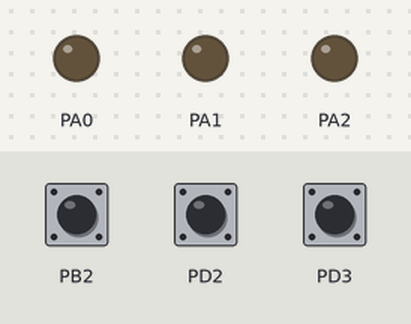
This program was run on a simulated ATmega32, built with avr-gcc and emulated at 8 MHz. On the bench: output pins drawn as LEDs (lit = HIGH). The test bench sets the inputs (shaded band); at power-on: PD3 HIGH, PB2 HIGH, PD2 HIGH.

Above: at 1.2 s.
1.3 s: PD3 pulled LOW for 0.15 s
At 1.4 s:
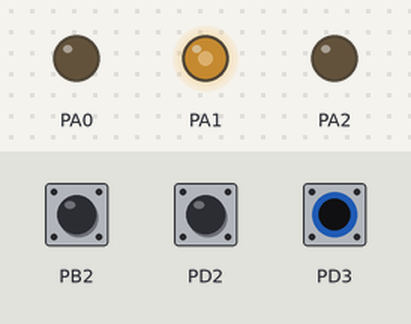
3.0 s: PB2 pulled LOW for 0.15 s
At 4.2 s:
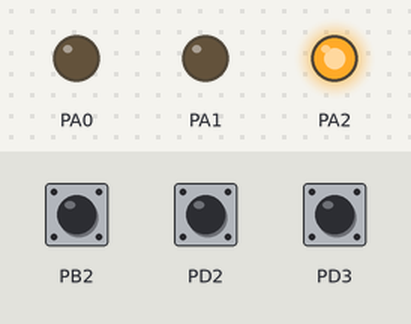
4.6 s: PD2 pulled LOW for 0.15 s
At 5.9 s:
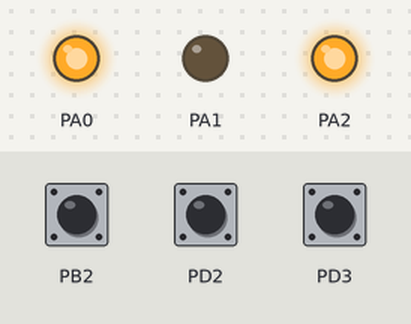
6.2 s: PB2 pulled LOW for 1 s
At 6.7 s:
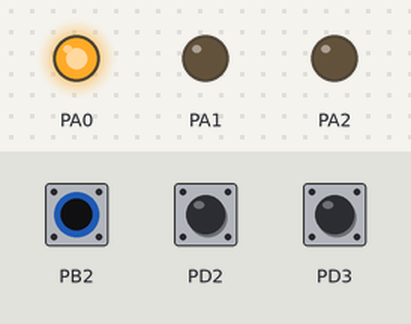
8.7 s: PD3 pulled LOW for 1 s
At 10.8 s:
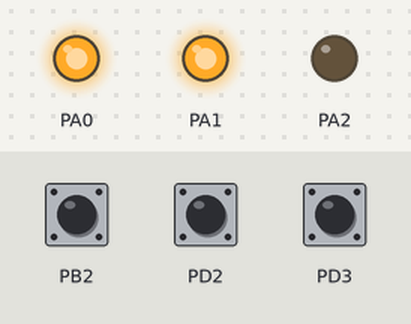
11.2 s: PD2 pulled LOW for 1 s
At 13.6 s:
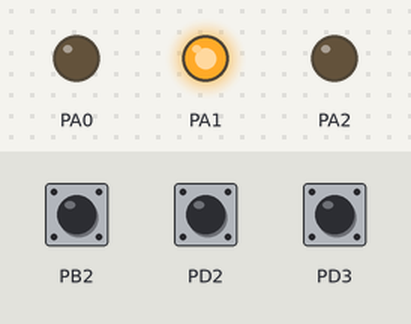
Timing chart, 0 to 14.7 s (numbered marks = the images above; inputs shaded):
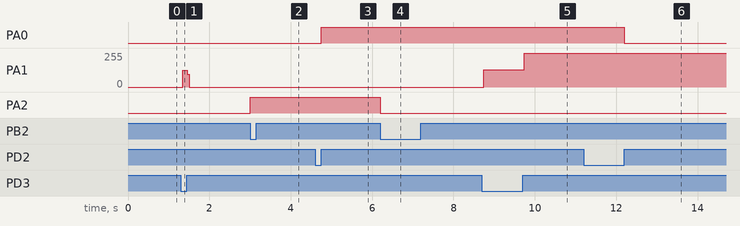

Measured:
- after the input at 1.3 s, PA1: 0/255 → 126/255 at once, → 0/255 0.12 s later
- after the input at 3.0 s, PA2: LOW → HIGH at once
- after the input at 4.6 s, PA0: LOW → HIGH after 0.15 s
- after the input at 6.2 s, PA2: HIGH → LOW at once
- after the input at 8.7 s, PA1: 0/255 → 129/255 at once, → 255/255 1.0 s later
- after the input at 11.2 s, PA0: HIGH → LOW after 1.0 s

The program:

main.c
```c
/*
 * main.c
 *
 *  Created on: Aug 17, 2022
 *      Author: HP
 */
#include "STD_TYPES.h"
#include "BitMath.h"
#include "DIO_Config.h"
#include "DIO_Interface.h"
#include "GIE_Interface.h"
#include "EXT_Config.h"
#include "EXT_Interface.h"

int main()
{
	DIO_voidSetPinDirection(portA ,pin0 ,pin_output);
	DIO_voidSetPinDirection(portA ,pin1 ,pin_output);
	DIO_voidSetPinDirection(portA ,pin2 ,pin_output);

	EXT_voidInitialize(EXT0 ,RisingEdge);
	EXT_voidInitialize(EXT1 ,LowLevel);
	EXT_voidInitialize(EXT2 ,FallingEdge);

	while(1);
	return 0;
}
```

EXT_Config.h
```c
#ifndef _EXT_CONFIG_H
#define _EXT_CONFIG_H

#define EXT0    0
#define EXT1    1
#define EXT2    2

#define LowLevel             0
#define RisingEdge           1
#define FallingEdge          2
#define AnyLogicalChange     3


#endif
```

EXT_Interface.h
```c
#ifndef _EXT_INTERFACE_H
#define _EXT_INTERFACE_H

void EXT_voidInitialize(u8 Copy_u8EXT_ID , u8 Copy_u8SenseMode);

#endif
```

EXT_Program.c
```c
#include "STD_TYPES.h"
#include "BitMath.h"
#include "DIO_Config.h"
#include "DIO_Interface.h"
#include "GIE_Interface.h"
#include "EXT_Private.h"
#include "EXT_Config.h"
#include "EXT_Interface.h"


void EXT_voidInitialize(u8 Copy_u8EXT_ID , u8 Copy_u8SenseMode)
{
	EXT_voidGIE_Enable();       //Enable Global Interrupt
           /*EXT0*/
	if(Copy_u8EXT_ID == EXT0)
	{
		DIO_voidSetPinDirection(portD , pin2 , pin_input);
		DIO_voidSetPinValue(portD , pin2 , pin_high);

        /*PIF sense control*/
		switch(Copy_u8SenseMode)
		{
		case LowLevel :
			ClrBit(MCUCR , pin0);
			ClrBit(MCUCR , pin1);
			break;

		case RisingEdge :
			SetBit(MCUCR , pin0);
			SetBit(MCUCR , pin1);
			break;

		case FallingEdge :
			ClrBit(MCUCR , pin0);
			SetBit(MCUCR , pin1);
			break;

		case AnyLogicalChange :
			SetBit(MCUCR , pin0);
			ClrBit(MCUCR , pin1);
			break;
		}

		SetBit(GICR , pin6);   //General Interrupt control Register
	}

          /*EXT1*/
	else if(Copy_u8EXT_ID == EXT1)
	{
		DIO_voidSetPinDirection(portD , pin3 , pin_input);
		DIO_voidSetPinValue(portD , pin3 , pin_high);

		/*PIF sense control*/
		switch(Copy_u8SenseMode)
		{
		case LowLevel :
			ClrBit(MCUCR , pin2);
			ClrBit(MCUCR , pin3);
			break;

		case RisingEdge :
			SetBit(MCUCR , pin2);
			SetBit(MCUCR , pin3);
			break;

		case FallingEdge :
			ClrBit(MCUCR , pin2);
			SetBit(MCUCR , pin3);
			break;

		case AnyLogicalChange :
			SetBit(MCUCR , pin2);
			ClrBit(MCUCR , pin3);
			break;
		}

		SetBit(GICR , pin7);    //General Interrupt control Register
	}

	         /*EXT2*/
	else if(Copy_u8EXT_ID == EXT2)
	{
		DIO_voidSetPinDirection(portB , pin2 , pin_input);
		DIO_voidSetPinValue(portB , pin2 , pin_high);

		/*PIF sense control*/
		switch(Copy_u8SenseMode)
		{
		case RisingEdge :
			SetBit(MCUCR , pin6);
			break;

		case FallingEdge :
			ClrBit(MCUCR , pin6);
			break;
		}

		SetBit(GICR , pin5);     //General Interrupt control Register
	}

}

void __vector_1()__attribute__((signal));
void __vector_1()
{
	DIO_voidTogglePinValue(portA ,pin0);
}

void __vector_2()__attribute__((signal));
void __vector_2()
{
	//DIO_voidSetPinValue(portA ,pin1 ,pin_high);
	DIO_voidTogglePinValue(portA ,pin1);
}

void __vector_3()__attribute__((signal));
void __vector_3()
{
	//DIO_voidSetPinValue(portA ,pin2 ,pin_high);
	DIO_voidTogglePinValue(portA ,pin2);
}
```

GIE_Interface.h
```c
#ifndef _EXT_INTERFACE_H
#define _EXT_INTERFACE_H

void EXT_voidGIE_Enable(void);
void EXT_voidGIE_Disable(void);

#endif
```

GIE_Program.c
```c
#include "STD_TYPES.h"
#include "BitMath.h"
#include "DIO_Config.h"
#include "DIO_Interface.h"
#include "GIE_Private.h"
#include "GIE_Interface.h"

void EXT_voidGIE_Enable(void)
{
	SetBit(SREG , pin7);
}

void EXT_voidGIE_Disable(void)
{
	ClrBit(SREG , pin7);
}
```

BitMath.h
```c
#define GetBit(reg,bit_num)  ((reg>>bit_num)&1)
#define ClrBit(reg,bit_num)  ((reg) &= ~(1<<bit_num))
#define SetBit(reg,bit_num)  ((reg) |= (1<<(bit_num)))
#define ToggleBit(reg,bit_num)   ((reg) ^= (1<<(bit_num)))   
```

DIO_Config.h
```c
#ifndef _DIO_CONFIG_H
#define _DIO_CONFIG_H

    /*Objects like Macros*/
		/*All ports*/
#define portA  0
#define portB  1
#define portC  2
#define portD  3

       /*All pins*/
#define pin0   0
#define pin1   1
#define pin2   2
#define pin3   3
#define pin4   4
#define pin5   5
#define pin6   6
#define pin7   7

      /*pin*/
#define pin_high  1
#define pin_low   0

      /*all port*/
#define All_port_output    (0xFF)
#define All_port_input     (0x00)

      /*pin input or output*/
#define pin_input   0
#define pin_output  1


#endif
```

DIO_Interface.h
```c
#ifndef _DIO_INTERFACE_H            //header file guard
#define _DIO_INTERFACE_H

                        /*Functions Prototypes*/
void DIO_voidSetPinDirection(u8 Copy_u8PortID , u8 Copy_u8PinID , u8 Copy_u8PinDirection);
void DIO_voidSetPinValue(u8 Copy_u8PortID , u8 Copy_u8PinID , u8 Copy_u8PinValue);

void DIO_voidSetPortDirection(u8 Copy_u8PortID , u8 Copy_u8PortDirection);
void DIO_voidSetPortValue(u8 Copy_u8PortID , u8 Copy_u8PortValue);

void DIO_voidTogglePinValue(u8 Copy_u8PortID , u8 Copy_u8PinID);
u8 DIO_u8GetPinValue(u8 Copy_u8PortID , u8 Copy_u8PinID);


#endif
```

DIO_Private.h
```c
#ifndef _DIO_PRIVATE_H          //header file guard
#define _DIO_PRIVATE_H

           /*Registers Addresses*/

				/*portA*/
#define  PORTA_REG    *((volatile u8*)0x3B)
#define  DDRA_REG     *((volatile u8*)0x3A)
#define  PINA_REG     *((volatile u8*)0x39)

                /*portB*/
#define  PORTB_REG    *((volatile u8*)0x38)
#define  DDRB_REG     *((volatile u8*)0x37)
#define  PINB_REG     *((volatile u8*)0x36)

                /*portC*/
#define  PORTC_REG    *((volatile u8*)0x35)
#define  DDRC_REG     *((volatile u8*)0x34)
#define  PINC_REG     *((volatile u8*)0x33)

               /*portD*/
#define  PORTD_REG    *((volatile u8*)0x32)
#define  DDRD_REG     *((volatile u8*)0x31)
#define  PIND_REG     *((volatile u8*)0x30)


#endif
```

DIO_Program.c
```c
#include "STD_TYPES.h"
#include "BitMath.h"
#include "DIO_Private.h"
#include "DIO_Config.h"
#include "DIO_Interface.h"

                                      /*Functions Implementation*/
//____________________________________________Pin direction________________________________________________
void DIO_voidSetPinDirection(u8 Copy_u8PortID , u8 Copy_u8PinID , u8 Copy_u8PinDirection)
{
	        /*Output Mode*/
	if(Copy_u8PinDirection == 1)
	{
		switch(Copy_u8PortID)
		{
			case portA :
			SetBit(DDRA_REG , Copy_u8PinID);
			break;

			case portB :
			SetBit(DDRB_REG , Copy_u8PinID);
			break;

			case portC :
			SetBit(DDRC_REG , Copy_u8PinID);
			break;

			case portD :
			SetBit(DDRD_REG , Copy_u8PinID);
			break;
		}
	}
	        /*Input Mode*/
	else if (Copy_u8PinDirection == 0)
	{
		switch(Copy_u8PortID)
		{
			case portA :
			ClrBit(DDRA_REG , Copy_u8PinID);
			break;

			case portB :
			ClrBit(DDRB_REG , Copy_u8PinID);
			break;

			case portC :
			ClrBit(DDRC_REG , Copy_u8PinID);
			break;

			case portD :
			ClrBit(DDRD_REG , Copy_u8PinID);
			break;
		}
	}
}

//______________________________________Pin value________________________________________
// After determining pin direction , we need to determine if value high or low
void DIO_voidSetPinValue(u8 Copy_u8PortID , u8 Copy_u8PinID , u8 Copy_u8PinValue)
{
	        /*Output is high*/
	if(Copy_u8PinValue == 1)
	{
		switch(Copy_u8PortID)
		{
			case portA :
			SetBit(PORTA_REG , Copy_u8PinID);
			break;

			case portB :
			SetBit(PORTB_REG , Copy_u8PinID);
			break;

			case portC :
			SetBit(PORTC_REG , Copy_u8PinID);
			break;

			case portD :
			SetBit(PORTD_REG , Copy_u8PinID);
			break;
		}
	}
	        /*Output is low*/
	else if (Copy_u8PinValue == 0)
	{
		switch(Copy_u8PortID)
		{
			case portA :
			ClrBit(PORTA_REG , Copy_u8PinID);
			break;

			case portB :
			ClrBit(PORTB_REG , Copy_u8PinID);
			break;

			case portC :
			ClrBit(PORTC_REG , Copy_u8PinID);
			break;

			case portD :
			ClrBit(PORTD_REG , Copy_u8PinID);
			break;
		}
	}
}

//_____________________________________________Port direction__________________________________
void DIO_voidSetPortDirection(u8 Copy_u8PortID , u8 Copy_u8PortDirection)
{
	      /*Input or Output Mode*/
	switch(Copy_u8PortID)
	{
		case portA :
		DDRA_REG = Copy_u8PortDirection;
		break;

		case portB :
		DDRB_REG = Copy_u8PortDirection;
		break;

		case portC :
		DDRC_REG = Copy_u8PortDirection;
		break;

		case portD :
		DDRD_REG = Copy_u8PortDirection;
		break;
	}
}

//_______________________________________________Port Value_________________________________________
void DIO_voidSetPortValue(u8 Copy_u8PortID , u8 Copy_u8PortValue)
{
	      /*Output port high or low*/
	switch(Copy_u8PortID)
	{
		case portA :
		PORTA_REG = Copy_u8PortValue;
		break;

		case portB :
		PORTB_REG = Copy_u8PortValue;
		break;

		case portC :
		PORTC_REG = Copy_u8PortValue;
		break;

		case portD :
		PORTD_REG = Copy_u8PortValue;
		break;
	}
}

//________________________________________________Toggle Pin_____________________________________
void DIO_voidTogglePinValue(u8 Copy_u8PortID , u8 Copy_u8PinID)
{
	switch(Copy_u8PortID)
	{
		case portA :
		ToggleBit(PORTA_REG , Copy_u8PinID);
		break;

		case portB :
		ToggleBit(PORTB_REG , Copy_u8PinID);
		break;

		case portC :
		ToggleBit(PORTC_REG , Copy_u8PinID);
		break;

		case portD :
		ToggleBit(PORTD_REG , Copy_u8PinID);
		break;
	}
}

//_______________________________________________Get pin________________________________________
u8 DIO_u8GetPinValue(u8 Copy_u8PortID , u8 Copy_u8PinID)
{
	u8 Copy_u8PinValue;
	switch(Copy_u8PortID)
	{
		case portA :
		Copy_u8PinValue = GetBit(PINA_REG , Copy_u8PinID);
		break;

		case portB :
		Copy_u8PinValue = GetBit(PINB_REG , Copy_u8PinID);
		break;

		case portC :
		Copy_u8PinValue = GetBit(PINC_REG , Copy_u8PinID);
		break;

		case portD :
		Copy_u8PinValue = GetBit(PIND_REG , Copy_u8PinID);
		break;
	}
	return Copy_u8PinValue;
}
```

EXT_Private.h
```c
#ifndef _EXT_PRIVATE_H
#define _EXT_PRIVATE_H

#define  MCUCR    *((volatile u8*)0x55)
#define  GICR    *((volatile u8*)0x5B)

#endif
```

GIE_Private.h
```c
#ifndef _EXT_PRIVATE_H
#define _EXT_PRIVATE_H

#define  SREG    *((volatile u8*)0x5F)

#endif
```

STD_TYPES.h
```c
typedef unsigned char u8;
typedef unsigned short int u16;
typedef unsigned long int u32;
typedef signed char s8;
typedef signed char s16;
typedef signed char s32;
typedef float f32;
typedef double f64;
```
